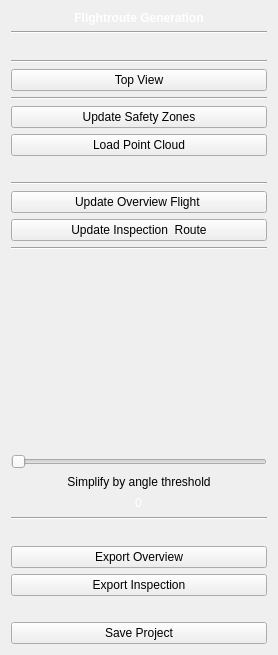
        <widget class="QWidget" name="tab2ButtonsPage">
         <layout class="QVBoxLayout" name="tab2Layout">
          <item>
           <widget class="QLabel" name="tab2Label">
            <property name="styleSheet">
             <string>color: white; font-weight: bold; text-align: center;</string>
            </property>
            <property name="text">
             <string>Flightroute Generation</string>
            </property>
            <property name="alignment">
             <set>Qt::AlignCenter</set>
            </property>
           </widget>
          </item>
          <item>
           <widget class="Line" name="line_2">
            <property name="orientation">
             <enum>Qt::Horizontal</enum>
            </property>
           </widget>
          </item>
          <item>
           <widget class="QLabel" name="label_3">
            <property name="text">
             <string/>
            </property>
            <property name="pixmap">
             <pixmap resource="orbit/resources/Orbit.qrc">:/icons/icons/Sponsors.png</pixmap>
            </property>
           </widget>
          </item>
          <item>
           <widget class="Line" name="line_13">
            <property name="orientation">
             <enum>Qt::Horizontal</enum>
            </property>
           </widget>
          </item>
          <item>
           <widget class="QPushButton" name="btn_tab2_TopView">
            <property name="toolTip">
             <string>Switch to top view</string>
            </property>
            <property name="text">
             <string>Top View</string>
            </property>
           </widget>
          </item>
          <item>
           <widget class="Line" name="line_5">
            <property name="orientation">
             <enum>Qt::Horizontal</enum>
            </property>
           </widget>
          </item>
          <item>
           <widget class="QPushButton" name="btn_tab2_UpdateSafetyZones">
            <property name="toolTip">
             <string>Update safety zones in 3D viewer based on map data</string>
            </property>
            <property name="text">
             <string>Update Safety Zones</string>
            </property>
           </widget>
          </item>
          <item>
           <widget class="QPushButton" name="btn_tab2_LoadPC">
            <property name="toolTip">
             <string>Load point cloud file (.ply, .pcd, .xyz, .las) with coordinate system selection and automatic tranformation to project CS.</string>
            </property>
            <property name="text">
             <string>Load Point Cloud</string>
            </property>
           </widget>
          </item>
          <item>
           <spacer name="horizontalSpacer_2">
            <property name="orientation">
             <enum>Qt::Horizontal</enum>
            </property>
            <property name="sizeHint" stdset="0">
             <size>
              <width>40</width>
              <height>20</height>
             </size>
            </property>
           </spacer>
          </item>
          <item>
           <widget class="Line" name="line_11">
            <property name="orientation">
             <enum>Qt::Horizontal</enum>
            </property>
           </widget>
          </item>
          <item>
           <widget class="QPushButton" name="btn_tab2_Dock_updateOverviewFlight">
            <property name="enabled">
             <bool>true</bool>
            </property>
            <property name="toolTip">
             <string>Generate overview flight routes using current parameters</string>
            </property>
            <property name="styleSheet">
             <string notr="true">
QToolTip {
    color: white;
    background-color:rgb(0, 64, 122);
    border: 1px solid white;
}
</string>
            </property>
            <property name="text">
             <string>Update Overview Flight </string>
            </property>
           </widget>
          </item>
          <item>
           <widget class="QPushButton" name="btn_tab2_Dock_updateInspectionRoute">
            <property name="enabled">
             <bool>true</bool>
            </property>
            <property name="toolTip">
             <string>Generate under-deck inspection routes</string>
            </property>
            <property name="styleSheet">
             <string notr="true">
QToolTip {
    color: white;
    background-color:rgb(0, 64, 122);
    border: 1px solid white;
}
</string>
            </property>
            <property name="text">
             <string>Update Inspection  Route</string>
            </property>
           </widget>
          </item>
          <item>
           <widget class="Line" name="line_10">
            <property name="orientation">
             <enum>Qt::Horizontal</enum>
            </property>
           </widget>
          </item>
          <item>
           <widget class="QTextEdit" name="WaypointsTextBox">
            <property name="styleSheet">
             <string notr="true">QTextEdit {
    border: none;
    background: transparent;
}</string>
            </property>
            <property name="readOnly">
             <bool>true</bool>
            </property>
           </widget>
          </item>
          <item>
           <widget class="QSlider" name="WaypointsSlider">
            <property name="sizePolicy">
             <sizepolicy hsizetype="Expanding" vsizetype="Minimum">
              <horstretch>0</horstretch>
              <verstretch>0</verstretch>
             </sizepolicy>
            </property>
            <property name="toolTip">
             <string/>
            </property>
            <property name="orientation">
             <enum>Qt::Horizontal</enum>
            </property>
            <property name="tickInterval">
             <number>0</number>
            </property>
           </widget>
          </item>
          <item>
           <widget class="QLabel" name="label_4">
            <property name="toolTip">
             <string>Simplify flight route by removing waypoints that don't change direction significantly. Use lower threshold to follow curvatures.</string>
            </property>
            <property name="layoutDirection">
             <enum>Qt::LeftToRight</enum>
            </property>
            <property name="text">
             <string>Simplify by angle threshold</string>
            </property>
            <property name="textFormat">
             <enum>Qt::PlainText</enum>
            </property>
            <property name="alignment">
             <set>Qt::AlignCenter</set>
            </property>
           </widget>
          </item>
          <item>
           <widget class="QLineEdit" name="WaypointsQLineEdit">
            <property name="sizePolicy">
             <sizepolicy hsizetype="Preferred" vsizetype="Preferred">
              <horstretch>0</horstretch>
              <verstretch>0</verstretch>
             </sizepolicy>
            </property>
            <property name="toolTip">
             <string/>
            </property>
            <property name="layoutDirection">
             <enum>Qt::LeftToRight</enum>
            </property>
            <property name="styleSheet">
             <string notr="true">QLineEdit {
    border: none;
    background: transparent;
    font-size: 12px;
	color: white;  
}</string>
            </property>
            <property name="text">
             <string>0</string>
            </property>
            <property name="alignment">
             <set>Qt::AlignCenter</set>
            </property>
           </widget>
          </item>
          <item>
           <widget class="Line" name="line_8">
            <property name="orientation">
             <enum>Qt::Horizontal</enum>
            </property>
           </widget>
          </item>
          <item>
           <spacer name="horizontalSpacer">
            <property name="orientation">
             <enum>Qt::Horizontal</enum>
            </property>
            <property name="sizeHint" stdset="0">
             <size>
              <width>40</width>
              <height>20</height>
             </size>
            </property>
           </spacer>
          </item>
          <item>
           <widget class="QPushButton" name="btn_tab2_ExportOverview">
            <property name="toolTip">
             <string>Export overview flight routes as KML files zipped as DJI-compatible KMZ files</string>
            </property>
            <property name="text">
             <string>Export Overview</string>
            </property>
           </widget>
          </item>
          <item>
           <widget class="QPushButton" name="btn_tab2_ExportUnderdeck">
            <property name="toolTip">
             <string>Export underdeck inspection routes as KML files zipped as DJI-compatible KMZ files</string>
            </property>
            <property name="text">
             <string>Export Inspection</string>
            </property>
           </widget>
          </item>
          <item>
           <spacer name="horizontalSpacer_5">
            <property name="orientation">
             <enum>Qt::Horizontal</enum>
            </property>
            <property name="sizeHint" stdset="0">
             <size>
              <width>40</width>
              <height>20</height>
             </size>
            </property>
           </spacer>
          </item>
          <item>
           <widget class="QPushButton" name="btn_tab2_SafeProject">
            <property name="toolTip">
             <string>Exports the whole project to the project directory.</string>
            </property>
            <property name="text">
             <string>Save Project</string>
            </property>
           </widget>
          </item>
         </layout>
        </widget>
